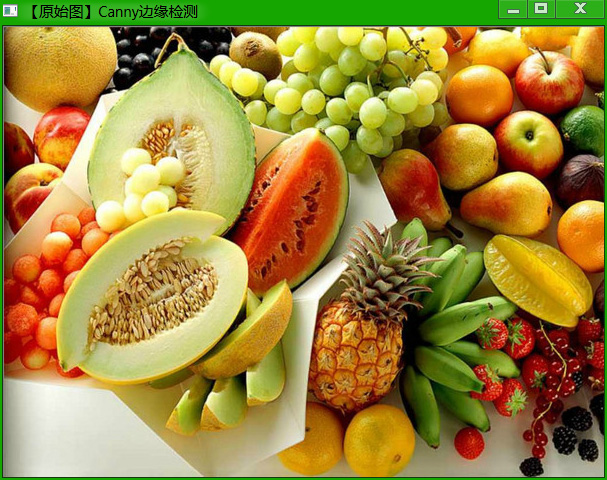
//> input picture 4.canny边缘检测/图1.33 原始图.jpg, 607 x 480 px
$ ./main   (built with g++ and OpenCV 4)
//> lines starting //> are read from the running program, lines starting //| are printed output that depends on the picture
#include <opencv2/opencv.hpp>
#include <opencv2/imgproc/imgproc.hpp>
using namespace cv;

int main(){
	Mat srcImage = imread("图1.33 原始图.jpg");//载入原始图
//> srcImage is the input picture: 480 rows x 607 cols, CV_8UC3; mean B, G, R 62.3, 134.5, 157.9

	imshow("【原始图】Canny边缘检测", srcImage);//显示原始图
	Mat edge, grayImage;//参数定义

	cvtColor(srcImage, grayImage, CV_BGR2GRAY);//将原图像转换为灰度图像
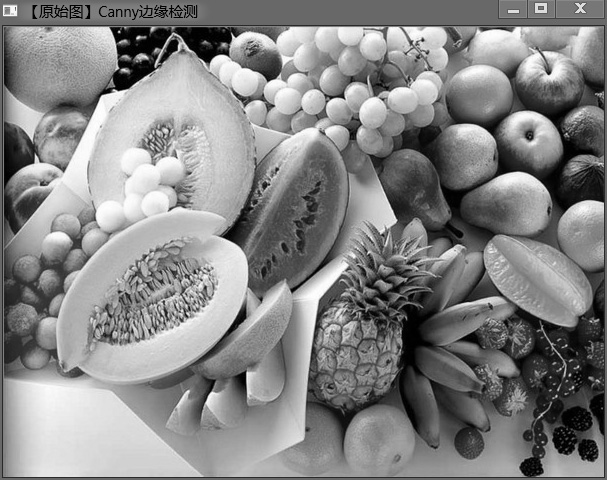
//> grayImage: 480 rows x 607 cols, CV_8UC1; min 0, max 255, mean 133.2

	blur(grayImage, edge, Size(3, 3));//先用3*3内核来降噪

	Canny(edge, edge, 3, 9, 3);//运行Canny算子
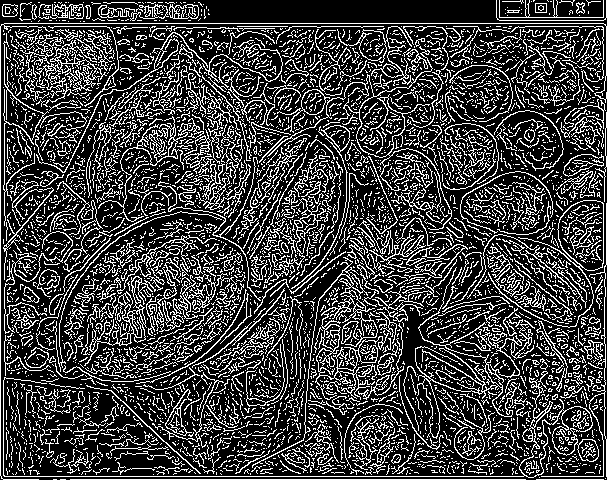
//> edge: 480 rows x 607 cols, CV_8UC1; 25% white in thin lines or dots

	imshow("【效果图】Canny边缘检测", edge);//显示效果图

	waitKey(0);
	return 0;
}
